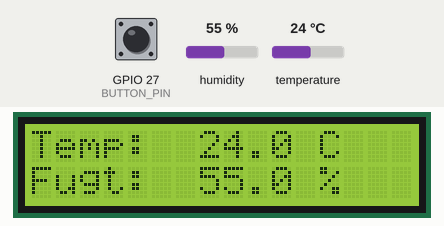
This sketch was run on a simulated ESP32. Parts: 16×2 character LCD. The inputs (shaded band) are chosen by the test bench; at power-on: GPIO 27 (BUTTON_PIN) HIGH, humidity 55 %, temperature 24 °C. WiFi joins after 1.5 s; servers stay silent unless stated; uploads are accepted with an empty reply; the local clock reads 2024-03-15 10:24:30 at power-on unless the sketch sets it; what the sketch prints to the serial monitor is not drawn.

Above: at 3.2 s.
3.3 s: GPIO 27 (BUTTON_PIN) pulled LOW for 0.15 s
At 3.7 s:
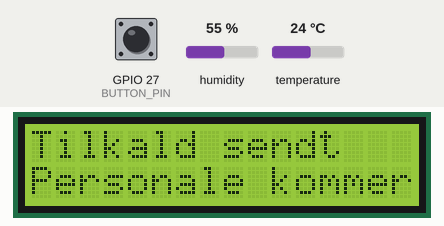
11.6 s: humidity set to 22 %
At 14.5 s:
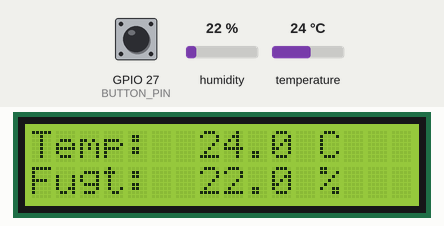
15.6 s: GPIO 27 (BUTTON_PIN) pulled LOW for 1 s
At 16.7 s:
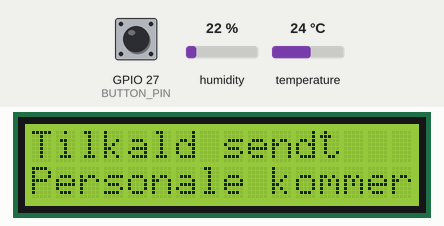
23.6 s: GPIO 27 (BUTTON_PIN) pulled LOW for 0.15 s
31.7 s: temperature set to 12 °C
At 34.7 s:
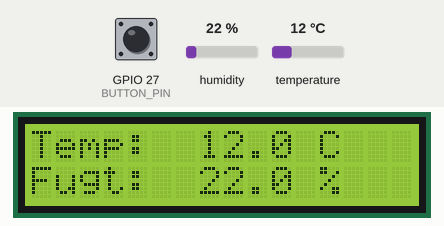
35.7 s: humidity set to 40 %
At 38.9 s:
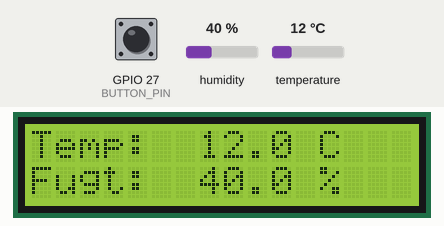
Timing chart, 0 to 40.4 s (numbered marks = the images above; inputs shaded):
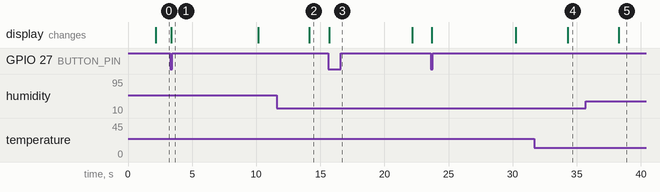

The sketch:

sensecare.ino
```cpp
#include <Arduino.h>
#include <WiFi.h>
#include <HTTPClient.h>
#include "config.h"
#ifdef USE_TLS
#include <WiFiClientSecure.h>
#endif
#include <Wire.h>
#include <LiquidCrystal_I2C.h>
#include <time.h>
#include "DHT.h"

// Wiring
//   DHT11   VCC 3V3, DATA GPIO 14, GND GND, 10k between VCC and DATA
//   Button  one leg GPIO 27, other leg GND
//   LCD     default I2C pins, SDA 21 and SCL 22
constexpr uint8_t DHT_PIN = 14;
constexpr uint8_t DHT_MODEL = DHT11;
constexpr uint8_t BUTTON_PIN = 27;

constexpr uint8_t LCD_ADDRESS = 0x27;
constexpr uint8_t LCD_COLUMNS = 16;
constexpr uint8_t LCD_ROWS = 2;

constexpr char FIRMWARE_VERSION[] = "1.0.1";

// The DHT11 samples once per second at best. The display updates from this.
constexpr unsigned long READ_INTERVAL_MS = 2000;

// K8: the API must receive a reading at least every 120 s. Send every 30 s for margin.
constexpr unsigned long REPORT_INTERVAL_MS = 30000;

constexpr unsigned long SENSOR_WARMUP_MS = 2000;
constexpr unsigned long DEBOUNCE_MS = 50;
constexpr unsigned long PRESS_COOLDOWN_MS = 3000;
constexpr unsigned long CONFIRMATION_MS = 5000;
constexpr unsigned long WIFI_RETRY_MS = 10000;
constexpr uint16_t HTTP_TIMEOUT_MS = 5000;

DHT dht(DHT_PIN, DHT_MODEL);
LiquidCrystal_I2C lcd(LCD_ADDRESS, LCD_COLUMNS, LCD_ROWS);

unsigned long lastReadAt = 0;
unsigned long lastReportAt = 0;
unsigned long lastWifiAttemptAt = 0;
unsigned long confirmationUntil = 0;

int lastButtonState = HIGH;
unsigned long lastButtonChangeAt = 0;
unsigned long lastPressAt = 0;

float lastTemperature = NAN;
float lastHumidity = NAN;
bool lastReportOk = false;
bool wifiWasConnected = false;

void writeLine(uint8_t row, const String& text) {
  String padded = text;
  while (padded.length() < LCD_COLUMNS) padded += ' ';
  lcd.setCursor(0, row);
  lcd.print(padded);
}

void refreshDisplay() {
  if (millis() < confirmationUntil) {
    writeLine(0, "Tilkald sendt");
    writeLine(1, "Personale kommer");
    return;
  }

  if (isnan(lastTemperature) || isnan(lastHumidity)) {
    writeLine(0, "Sensorfejl");
    writeLine(1, "Tjek ledninger");
    return;
  }

  // A marker in the corner tells the room whether readings are reaching the API.
  const char* link = WiFi.status() == WL_CONNECTED ? (lastReportOk ? "*" : "?") : "!";
  writeLine(0, "Temp:  " + String(lastTemperature, 1) + " C   " + link);
  writeLine(1, "Fugt:  " + String(lastHumidity, 1) + " %");
}

/** Keeps WiFi up. Never blocks longer than one attempt, so the button stays responsive. */
void maintainWifi() {
  const wl_status_t status = WiFi.status();

  if (status == WL_CONNECTED) {
    if (!wifiWasConnected) {
      wifiWasConnected = true;
      Serial.printf("wifi: connected, ip %s\n", WiFi.localIP().toString().c_str());
    }
    return;
  }

  wifiWasConnected = false;

  // An attempt is already running, let it finish before starting another.
  if (status == WL_IDLE_STATUS || status == WL_SCAN_COMPLETED) return;
  if (millis() - lastWifiAttemptAt < WIFI_RETRY_MS) return;
  lastWifiAttemptAt = millis();

  Serial.printf("wifi: connecting to %s\n", WIFI_SSID);
  WiFi.mode(WIFI_STA);
  WiFi.disconnect();
  WiFi.begin(WIFI_SSID, WIFI_PASSWORD);
}

/** Current time in RFC 3339, or an empty string until NTP has synced. */
String nowIso() {
  time_t now = time(nullptr);
  if (now < 1700000000) return "";
  char buf[25];
  strftime(buf, sizeof(buf), "%Y-%m-%dT%H:%M:%SZ", gmtime(&now));
  return String(buf);
}

/** POSTs a JSON body with the device headers. Returns the HTTP status, or 0 on a transport error. */
int postJson(const char* path, const String& body) {
  if (WiFi.status() != WL_CONNECTED) return 0;

  const String url = String(API_BASE_URL) + "/api/v1" + path;
  HTTPClient http;
  http.setTimeout(HTTP_TIMEOUT_MS);

#ifdef USE_TLS
  WiFiClientSecure client;
  client.setCACert(API_ROOT_CA);
  http.begin(client, url);
#else
  http.begin(url);
#endif

  http.addHeader("Content-Type", "application/json");
  http.addHeader("X-Device-Id", DEVICE_ID);
  http.addHeader("X-Device-Key", DEVICE_KEY);

  const int status = http.POST(body);
  if (status <= 0) {
    Serial.printf("http: %s failed, %s\n", path, http.errorToString(status).c_str());
  } else if (status >= 400) {
    Serial.printf("http: %s -> %d %s\n", path, status, http.getString().c_str());
  } else {
    Serial.printf("http: %s -> %d\n", path, status);
  }
  http.end();
  return status;
}

void reportMeasurement() {
  if (isnan(lastTemperature) || isnan(lastHumidity)) return;

  String body = "{\"temperature_c\":" + String(lastTemperature, 1) +
                ",\"humidity_pct\":" + String(lastHumidity, 1);
  const String at = nowIso();
  if (at.length()) body += ",\"measured_at\":\"" + at + "\"";
  body += "}";

  const int status = postJson("/devices/measurements", body);
  lastReportOk = status == 201;
}

void reportPress() {
  const String at = nowIso();
  const String body = at.length() ? "{\"pressed_at\":\"" + at + "\"}" : "{}";
  const int status = postJson("/devices/service-calls", body);
  lastReportOk = status == 200 || status == 201;
}

bool buttonPressed() {
  const int state = digitalRead(BUTTON_PIN);
  if (state != lastButtonState) {
    lastButtonChangeAt = millis();
    lastButtonState = state;
  }
  const bool settled = millis() - lastButtonChangeAt > DEBOUNCE_MS;
  const bool down = state == LOW;
  const bool ready = millis() - lastPressAt > PRESS_COOLDOWN_MS;
  if (settled && down && ready) {
    lastPressAt = millis();
    return true;
  }
  return false;
}

void readSensor() {
  lastHumidity = dht.readHumidity();
  lastTemperature = dht.readTemperature();
  if (isnan(lastHumidity) || isnan(lastTemperature)) {
    Serial.println("dht: read failed");
    return;
  }
  Serial.printf("dht: %.1f C, %.1f %%\n", lastTemperature, lastHumidity);
}

void setup() {
  Serial.begin(115200);
  Serial.printf("sensecare firmware %s\n", FIRMWARE_VERSION);
  pinMode(BUTTON_PIN, INPUT_PULLUP);

  lcd.init();
  lcd.backlight();
  writeLine(0, "SenseCare");
  writeLine(1, "Starter...");
  WiFi.onEvent(
    [](WiFiEvent_t, WiFiEventInfo_t info) {
      Serial.printf("wifi: disconnected, reason %d\n", info.wifi_sta_disconnected.reason);
    },
    ARDUINO_EVENT_WIFI_STA_DISCONNECTED);

  maintainWifi();
  // UTC from NTP, so measured_at and pressed_at are comparable with the server clock.
  configTime(0, 0, "pool.ntp.org", "time.google.com");

#ifdef USE_TLS
  Serial.println("api: https");
#else
  Serial.println("api: http, development only");
#endif

  dht.begin();
  delay(SENSOR_WARMUP_MS);
}

void loop() {
  maintainWifi();

  if (buttonPressed()) {
    Serial.println("button: pressed");
    confirmationUntil = millis() + CONFIRMATION_MS;
    refreshDisplay();
    reportPress();
  }

  if (millis() - lastReadAt >= READ_INTERVAL_MS) {
    lastReadAt = millis();
    readSensor();
    refreshDisplay();
  }

  if (millis() - lastReportAt >= REPORT_INTERVAL_MS) {
    lastReportAt = millis();
    reportMeasurement();
    refreshDisplay();
  }
}
```

config.example.h
```cpp
#pragma once

// Copy to config.h and fill in.

#define WIFI_SSID "your-network"
#define WIFI_PASSWORD "your-password"

// Register a new device in Administration > Enheder. The key is shown once.
#define DEVICE_ID "00000000-0000-0000-0000-000000000000"
#define DEVICE_KEY "0000000000000000000000000000000000000000000000000000000000000000"

// Pick one: development over HTTP, or production over HTTPS.
// Comment out USE_TLS for development.

// #define USE_TLS

#ifdef USE_TLS
#define API_BASE_URL "https://sensecare.jacob-j.com"

constexpr char API_ROOT_CA[] = R"(-----BEGIN CERTIFICATE-----
MIIFazCCA1OgAwIBAgIRAIIQz7DSQONZRGPgu2OCiwAwDQYJKoZIhvcNAQELBQAw
TzELMAkGA1UEBhMCVVMxKTAnBgNVBAoTIEludGVybmV0IFNlY3VyaXR5IFJlc2Vh
cmNoIEdyb3VwMRUwEwYDVQQDEwxJU1JHIFJvb3QgWDEwHhcNMTUwNjA0MTEwNDM4
WhcNMzUwNjA0MTEwNDM4WjBPMQswCQYDVQQGEwJVUzEpMCcGA1UEChMgSW50ZXJu
ZXQgU2VjdXJpdHkgUmVzZWFyY2ggR3JvdXAxFTATBgNVBAMTDElTUkcgUm9vdCBY
MTCCAiIwDQYJKoZIhvcNAQEBBQADggIPADCCAgoCggIBAK3oJHP0FDfzm54rVygc
h77ct984kIxuPOZXoHj3dcKi/vVqbvYATyjb3miGbESTtrFj/RQSa78f0uoxmyF+
0TM8ukj13Xnfs7j/EvEhmkvBioZxaUpmZmyPfjxwv60pIgbz5MDmgK7iS4+3mX6U
A5/TR5d8mUgjU+g4rk8Kb4Mu0UlXjIB0ttov0DiNewNwIRt18jA8+o+u3dpjq+sW
T8KOEUt+zwvo/7V3LvSye0rgTBIlDHCNAymg4VMk7BPZ7hm/ELNKjD+Jo2FR3qyH
B5T0Y3HsLuJvW5iB4YlcNHlsdu87kGJ55tukmi8mxdAQ4Q7e2RCOFvu396j3x+UC
B5iPNgiV5+I3lg02dZ77DnKxHZu8A/lJBdiB3QW0KtZB6awBdpUKD9jf1b0SHzUv
KBds0pjBqAlkd25HN7rOrFleaJ1/ctaJxQZBKT5ZPt0m9STJEadao0xAH0ahmbWn
OlFuhjuefXKnEgV4We0+UXgVCwOPjdAvBbI+e0ocS3MFEvzG6uBQE3xDk3SzynTn
jh8BCNAw1FtxNrQHusEwMFxIt4I7mKZ9YIqioymCzLq9gwQbooMDQaHWBfEbwrbw
qHyGO0aoSCqI3Haadr8faqU9GY/rOPNk3sgrDQoo//fb4hVC1CLQJ13hef4Y53CI
rU7m2Ys6xt0nUW7/vGT1M0NPAgMBAAGjQjBAMA4GA1UdDwEB/wQEAwIBBjAPBgNV
HRMBAf8EBTADAQH/MB0GA1UdDgQWBBR5tFnme7bl5AFzgAiIyBpY9umbbjANBgkq
hkiG9w0BAQsFAAOCAgEAVR9YqbyyqFDQDLHYGmkgJykIrGF1XIpu+ILlaS/V9lZL
ubhzEFnTIZd+50xx+7LSYK05qAvqFyFWhfFQDlnrzuBZ6brJFe+GnY+EgPbk6ZGQ
3BebYhtF8GaV0nxvwuo77x/Py9auJ/GpsMiu/X1+mvoiBOv/2X/qkSsisRcOj/KK
NFtY2PwByVS5uCbMiogziUwthDyC3+6WVwW6LLv3xLfHTjuCvjHIInNzktHCgKQ5
ORAzI4JMPJ+GslWYHb4phowim57iaztXOoJwTdwJx4nLCgdNbOhdjsnvzqvHu7Ur
TkXWStAmzOVyyghqpZXjFaH3pO3JLF+l+/+sKAIuvtd7u+Nxe5AW0wdeRlN8NwdC
jNPElpzVmbUq4JUagEiuTDkHzsxHpFKVK7q4+63SM1N95R1NbdWhscdCb+ZAJzVc
oyi3B43njTOQ5yOf+1CceWxG1bQVs5ZufpsMljq4Ui0/1lvh+wjChP4kqKOJ2qxq
4RgqsahDYVvTH9w7jXbyLeiNdd8XM2w9U/t7y0Ff/9yi0GE44Za4rF2LN9d11TPA
mRGunUHBcnWEvgJBQl9nJEiU0Zsnvgc/ubhPgXRR4Xq37Z0j4r7g1SgEEzwxA57d
emyPxgcYxn/eR44/KJ4EBs+lVDR3veyJm+kXQ99b21/+jh5Xos1AnX5iItreGCc=
-----END CERTIFICATE-----
)";
#else
// The PC running docker compose, on the same network as the board.
#define API_BASE_URL "http://192.168.1.10:8080"
#endif
```

Measured:
- after the input at 3.3 s, the display: changes after 0.08 s (image 1)
- after the input at 11.6 s, the display: changes after 2.6 s (image 2)
- after the input at 15.6 s, the display: changes after 0.08 s (image 3)
- after the input at 31.7 s, the display: changes after 2.6 s (image 4)
- after the input at 35.7 s, the display: changes after 2.6 s (image 5)
